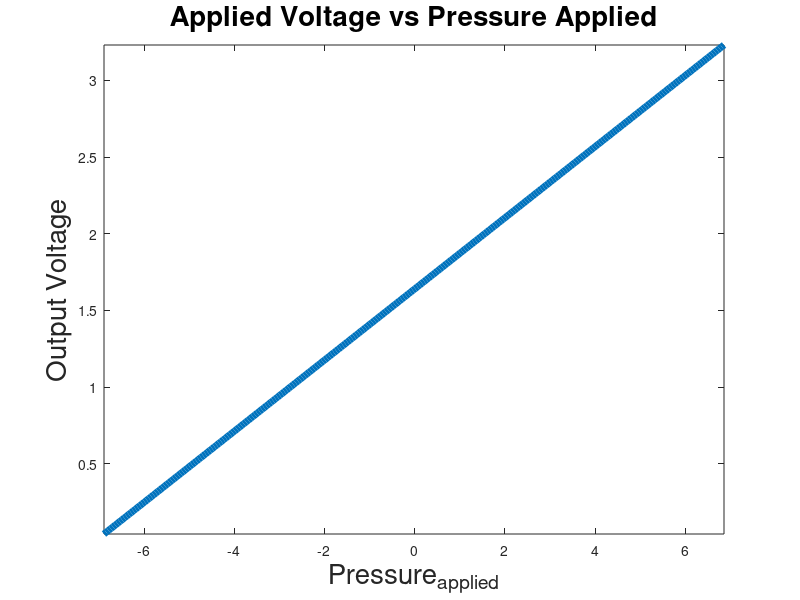

MATLAB code to generate this figure:
clear; clc; close all; 
V_supply = 2.9;
Pmin = 0;
Pmax = 10;

P_applied = -6.890:0.05:6.89; %kPa

V_out = 1.35+((0.8*V_supply)/(Pmax-Pmin) * (P_applied - Pmin) + 0.1*V_supply);

plot(P_applied,V_out, 'LineWidth', 5)
xlabel ('Pressure_a_p_p_l_i_e_d', 'FontSize', 20)
ylabel ('Output Voltage', 'FontSize', 20)
title ('Applied Voltage vs Pressure Applied','FontSize', 20)
axis tight;

